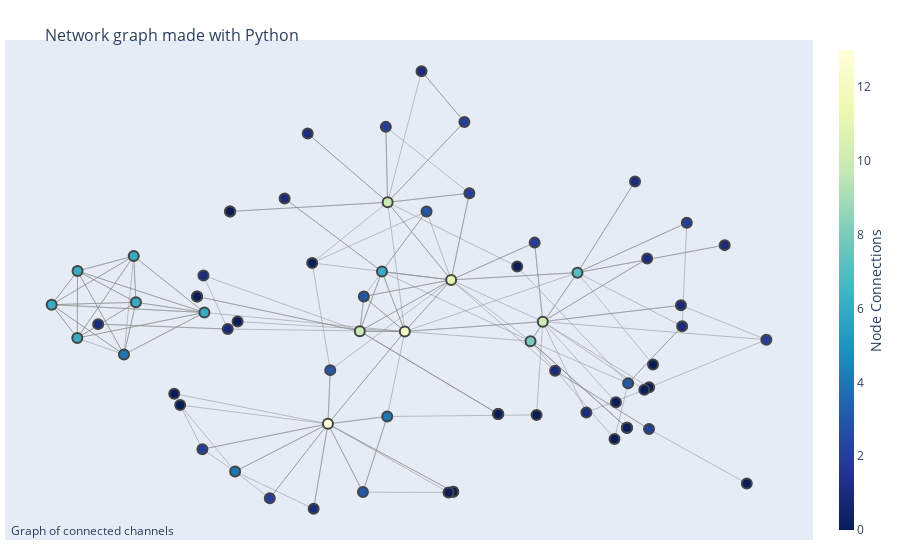

This figure's notebook cell:
### Code cell
network_graphs.plotly_network_graph(G)

### Figure 1 — Plotly figure (JSON) as saved in the notebook; plotly's stock layout.template omitted (floating-point values rounded to 4 significant figures; data arrays with more than 128 entries replaced by an {"elided": "..."} marker saying what was removed)
{"data": [{"hoverinfo": "none", "line": {"color": "#888", "width": 0.5}, "mode": "lines", "type": "scatter", "x": {"elided": "546 float values"}, "y": {"elided": "546 float values"}}, {"hoverinfo": "text", "marker": {"color": [0, 0, 2, 4, 13, 1, 6, 0, 0, 7, 4, 2, 0, 2, 1, 6, 6, 3, 1, 1, 3, 0, 10, 1, 4, 1, 2, 0, 6, 6, 0, 10, 0, 2, 2, 3, 0, 0, 6, 0, 0, 2, 0, 3, 1, 8, 1, 2, 1, 0, 0, 1, 11, 3, 0, 1, 12, 0, 1, 0, 0, 6, 1, 0, 0, 0, 0, 0, 2, 1, 10], "colorbar": {"thickness": 15, "title": {"side": "right", "text": "Node Connections"}, "xanchor": "left"}, "colorscale": [[0, "rgb(255,255,217)"], [0.125, "rgb(237,248,177)"], [0.25, "rgb(199,233,180)"], [0.375, "rgb(127,205,187)"], [0.5, "rgb(65,182,196)"], [0.625, "rgb(29,145,192)"], [0.75, "rgb(34,94,168)"], [0.875, "rgb(37,52,148)"], [1, "rgb(8,29,88)"]], "line": {"width": 2}, "reversescale": true, "showscale": true, "size": 10}, "mode": "markers", "text": ["The Bucket List Family has # of connections: 0", "The Modern Rogue has # of connections: 0", "Left On Red has # of connections: 2", "Film Riot Extras has # of connections: 4", "Film Riot has # of connections: 13", "Spacestation Stuff has # of connections: 1", "LMG Clips has # of connections: 6", "Peter McKinnon has # of connections: 0", "Wong Fu Productions has # of connections: 0", "Mike Diva has # of connections: 7", "Aputure has # of connections: 4", "JennaMarbles has # of connections: 2", "Smosh has # of connections: 0", "Nukazooka has # of connections: 2", "Andrew Gerlicher Music has # of connections: 1", "Node has # of connections: 6", "ShortCircuit has # of connections: 6", "FXhome has # of connections: 3", "The Slow Mo Guys has # of connections: 1", "Tanner Fox has # of connections: 1", "nigahiga has # of connections: 3", "H3 Podcast has # of connections: 0", "Shonduras has # of connections: 10", "BrandonJLa has # of connections: 1", "Channel Super Fun has # of connections: 4", "Rooster Teeth has # of connections: 1", "FinalCutKing has # of connections: 2", "RampantMedia has # of connections: 0", "Linus Tech Tips has # of connections: 6", "Techquickie has # of connections: 6", "ColinandConnor has # of connections: 0", "SoKrispyMedia has # of connections: 10", "The Film Look has # of connections: 0", "Red Giant has # of connections: 2", "devinsupertramp has # of connections: 2", "Cerberusarms has # of connections: 3", "Spacestation Gaming has # of connections: 0", "Tessa Violet has # of connections: 0", "TechLinked has # of connections: 6", "PowerfulJRE has # of connections: 0", "Shot of The Yeagers has # of connections: 0", "VFX Productions has # of connections: 2", "mike diva 2 has # of connections: 0", "Indy Mogul has # of connections: 3", "Joe Penna / MysteryGuitarMan has # of connections: 1", "Anna Akana has # of connections: 8", "Variant Comics has # of connections: 1", "Fury Fingers - GOONS INC - Out Now! has # of connections: 2", "The Slow Mo Guys 2 has # of connections: 1", "Red Punisher has # of connections: 0", "Bill Burr has # of connections: 0", "SamWickert has # of connections: 1", "Corridor has # of connections: 11", "Guillotine Channel has # of connections: 3", "Good Mythical Morning has # of connections: 0", "A for Adley - Learning & Fun has # of connections: 1", "Corridor Crew has # of connections: 12", "Drinkin' Bros Podcast has # of connections: 0", "Adi Shankar's BOOTLEG UNIVERSE has # of connections: 1", "communitychannel has # of connections: 0", "Video Copilot has # of connections: 0", "Carpool Critics has # of connections: 6", "Megasteakman has # of connections: 1", "Daniel James has # of connections: 0", "Cinematography Database has # of connections: 0", "Justin Robinson has # of connections: 0", "RocketJump has # of connections: 0", "WATSKY! has # of connections: 0", "Dorothy Gee has # of connections: 2", "RackaRacka has # of connections: 1", "Corridor Cast has # of connections: 10"], "type": "scatter", "x": [0.5556, 0.08213, 0.5553, -0.4449, -0.2207, 0.5509, -0.6846, 0.2836, 0.4719, 0.3824, -0.07736, 0.6467, 0.2368, 0.1212, 0.005475, -0.09013, -0.6901, -0.2151, -0.4628, 0.4039, 0.5049, -0.5369, 0.2985, -0.3254, -0.7136, -0.5215, 0.1091, -0.5922, -0.5193, -0.8258, -0.4572, -0.07639, -0.439, -0.5241, 0.279, 0.01769, 0.544, 0.502, -0.8884, -0.5369, 0.4754, -0.3612, 0.565, -0.136, 0.6354, 0.269, -0.2552, -0.08076, -0.776, 0.7916, 0.1908, -0.2696, 0.07711, -0.1339, 0.1908, 0.6326, -0.03488, 0.1908, 0.7382, 0.502, -0.5778, -0.8264, 0.5215, 0.08213, 0.07072, -0.4572, -0.2587, 0.502, 0.8389, 0.3284, -0.1436], "y": [-0.2059, -0.6039, -0.3651, -0.5271, -0.3453, 0.2853, 0.1184, -0.3111, -0.403, 0.2316, -0.3172, 0.4216, 0.2548, 0.5346, 1, 0.2356, 0.295, -0.1403, 0.01643, -0.3021, -0.1903, 0.1409, 0.04472, 0.5148, -0.08097, 0.2208, 0.8066, -0.23, 0.07948, 0.2379, 0.4651, 0.5, 0.04496, -0.442, 0.3462, 0.4651, -0.2155, -0.3603, 0.1095, 0.1409, -0.2625, -0.6291, -0.1189, -0.6057, 0.02739, -0.02991, -0.6692, 0.7878, 0.03519, -0.5726, -0.3078, 0.7622, 0.2039, 0.1408, -0.3078, 0.1072, 0.007036, -0.3078, 0.3366, -0.3603, -0.2734, -0.01767, 0.5796, -0.6039, -0.607, 0.4651, 0.2688, -0.3603, -0.02415, -0.1424, 0.00831]}], "layout": {"annotations": [{"showarrow": false, "text": "Graph of connected channels", "x": 0.005, "xref": "paper", "y": -0.002, "yref": "paper"}], "autosize": true, "hovermode": "closest", "margin": {"b": 20, "l": 5, "r": 5, "t": 40}, "showlegend": false, "title": {"font": {"size": 16}, "text": "<br>Network graph made with Python"}, "xaxis": {"autorange": true, "range": [-1.005, 0.9554], "showgrid": false, "showticklabels": false, "type": "linear", "zeroline": false}, "yaxis": {"autorange": true, "range": [-0.7961, 1.127], "showgrid": false, "showticklabels": false, "type": "linear", "zeroline": false}}}
